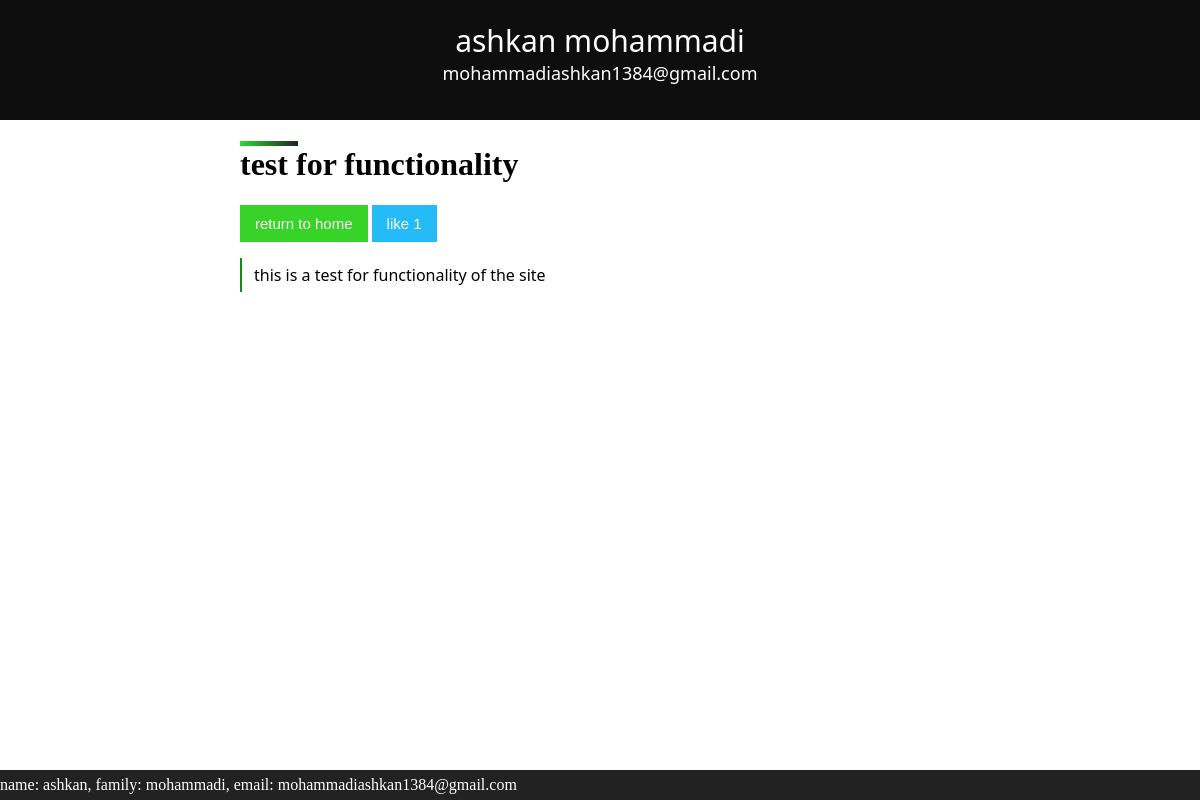
The page /want/39 on the database its author committed.
### firstTest/models.py (models this page shows, shortened)
class article(models.Model):
    articleMain = models.CharField("article body", max_length=3000)
    articleContent = models.CharField("article header", max_length=100)
    publisher = models.ForeignKey(User, on_delete=models.CASCADE, null=True)
    likerUsers = models.ManyToManyField(User, related_name="likerUsers")
    likes = models.IntegerField(default=0)

### firstTest/views.py (the view)
# urls.py: path("want/<int:article_id>", want, name="wantarticle"),
def want(request,article_id):
    wantedArticle = get_object_or_404(article,pk=article_id)
    template = loader.get_template("testForDjango/articleShow.html")
    return HttpResponse(template.render({"article": wantedArticle,"numberoflikes":len(wantedArticle.likerUsers.all()),'user':request.user}, request))

### firstTest/templates/testForDjango/articleShow.html (shortened to what this page needs)
<!DOCTYPE html>
<html lang="en">
<head>
    {%load static%}
    <link rel="stylesheet" href="{%static 'firstTest/css/pro-style.css'%}">
</head>
<body>
    <div class="menu">
        <div class="menu-header">
            {{article.publisher.first_name}}
            {{article.publisher.last_name}}
        </div>
        <div class="menu-sub-header">
            {{article.publisher.email}}
        </div>
    </div>
    <div class="main-container">
        <div class="header">
            <h1>{{article.articleContent}}</h1>
            <button style="font-size:15px" class="normal-btn" onclick="redirect('/');">return to home</button>
            {%if user not in article.likerUsers.all %}
                <button class="normal-btn blue" style="font-size: 15px;"
                onclick="likeup();" id="l">like {{numberoflikes}}</button>
            {%else%}
                <button class="normal-btn red" style="font-size: 15px;"
                onclick="dislike();" id="l">dislike {{numberoflikes}}</button>
            {%endif%}
        </div>
        <div class="main">
<pre class="article">
{{article.articleMain}}
</pre>
        </div>
    </div>
    <div class="reporter" id="special">
        name: {{article.publisher.first_name}},
        family: {{article.publisher.last_name}},
        email: {{article.publisher.email}}
    </div>
</body>
</html>

### firstTest/static/firstTest/css/pro-style.css (style rules this page uses)
.main-container { width: 60%; margin-left: 20%; margin-right: 20%; float: left; }
.menu { width: 100%; background: rgb(14, 14, 14); color: white; padding-top: 20px; padding-bottom: 35px; }
.menu-header { font-family: 'Segoe UI', Tahoma, Geneva, Verdana, sans-serif; font-size: 30px; text-align: center; }
.menu-sub-header { font-size: 18px; font-family: 'Segoe UI', Tahoma, Geneva, Verdana, sans-serif; text-align: center; }
html,body { margin: 0; }
h1::before { content: ''; display: block; width: 8%; height: 5px; background: rgb(43,218,56); background: linear-gradient(90deg, rgba(43,218,56,1) 0%, rgba(34,34,34,1) 100%); transition: width 0.1s ease-in-out }
button.normal-btn { border: 0; font-size: 18px; background-color: rgb(55, 211, 40); color: white; padding-top: 10px; padding-bottom: 10px; padding-right: 15px; padding-left: 15px; cursor: pointer; display: inline-block; }
button.blue { background-color: rgb(37, 187, 246); transition: all .03s ease-in-out !important; }
div.header { margin-top: 20px; }
pre,p { padding-left: 12px; border-left: 2px solid rgb(27, 133, 32); line-height: 30px; overflow: wrap; width: 100%; }
pre { word-wrap: break-word; white-space: pre-wrap; }
pre.article, p.article { padding-top: 2px; padding-bottom: 2px; }
div.reporter#special { line-height: 30px; position: fixed; bottom: 0%; background-color: rgb(34, 34, 34); color: white; width: 100%; float: left; }

### firstTest/templates/testForDjango/articleShow.html (style rules this page uses)
pre,p { font-family: 'Segoe UI', Tahoma, Geneva, Verdana, sans-serif; }

### rows shown on the page
article: publisher.first_name "ashkan", publisher.last_name "mohammadi", publisher.email "mohammadiashkan1384@gmail.com", articleContent "test for functionality", articleMain "this is a test for functionality of the site"

### other values the page prints
{{ numberoflikes }} "1"
